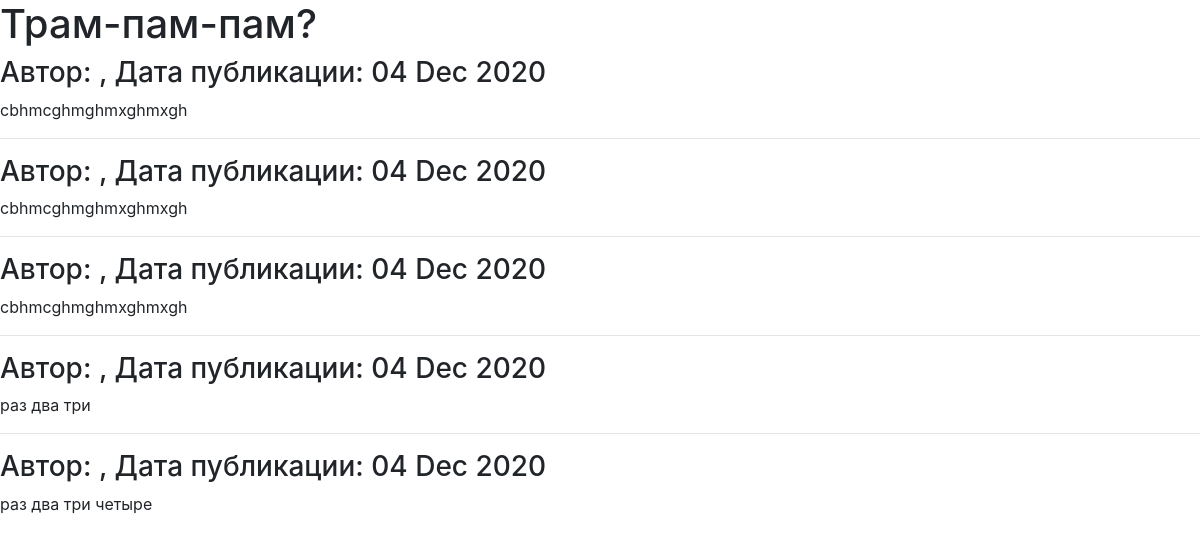
Screenshot of /question/5/ with the database file from the repository.
### qa/models.py (models this page shows)
class Question(models.Model):
    objects = QuestionManager()
    title = models.CharField(max_length=250)
    text = models.TextField(blank = True, default='')
    added_at = models.DateTimeField(blank = True, null = True, auto_now_add=True)
    rating = models.IntegerField(default=0, null = True)
    author = models.ForeignKey(
        User, null=True, on_delete=models.SET_NULL, related_name='question'
    )
    likes = models.ManyToManyField(User, blank = True, related_name='question_like_user')
    class Meta:
        ordering = ['-added_at']

class Answer(models.Model):
    text = models.TextField(blank = True, default='')
    added_at = models.DateTimeField(blank = True, null = True, auto_now_add=True)
    question = models.ForeignKey(
        Question, null = True, on_delete=models.CASCADE
    )
    author = models.ForeignKey(
        User, null=True, on_delete=models.SET_NULL
    )

### qa/views.py (the view)
# urls.py: path('question/<int:pk>/', views.question, name = 'question'),
def question(request,pk):
    question = get_object_or_404(Question, pk=pk)
    answers = question.answer_set.all()
    if request.method == "POST":
        form = AnswerForm(request.POST,initial={'question': question.pk})
    elif request.method == "GET":
        form = AnswerForm(request.GET,initial={'question': question.pk})
    if form.is_valid():
        answer = form.save()
        url = f'../{question.pk}'
        return HttpResponseRedirect(url)
    else:
        form = AnswerForm(initial={'question': question.pk})
    return render(request, 'question.html', {'question': question, 'answers': answers, 'form': form})

### templates/question.html (shortened to what this page needs)
{% extends "base.html" %}
{% block header %}{{ question.title }}{% endblock %}
{% block content %}
    {% for answer in answers %}
    <h3>
        Автор: {{ answer.author.get_full_name }}, Дата публикации: {{ answer.added_at|date:"d M Y" }}
    </h3>
    <p>{{ answer.text|linebreaksbr }}</p>
    {% if not forloop.last %}<hr>{% endif %}
    {% empty %}
        <p>Список ответов пуст.</p>
    {% endfor %}
{% endblock %}

### rows the page displays
Question: title "Трам-пам-пам?"
Answer: added_at "04 Dec 2020", text "cbhmcghmghmxghmxgh"
Answer: added_at "04 Dec 2020", text "cbhmcghmghmxghmxgh"
Answer: added_at "04 Dec 2020", text "cbhmcghmghmxghmxgh"
Answer: added_at "04 Dec 2020", text "раз два три"
Answer: added_at "04 Dec 2020", text "раз два три четыре"
